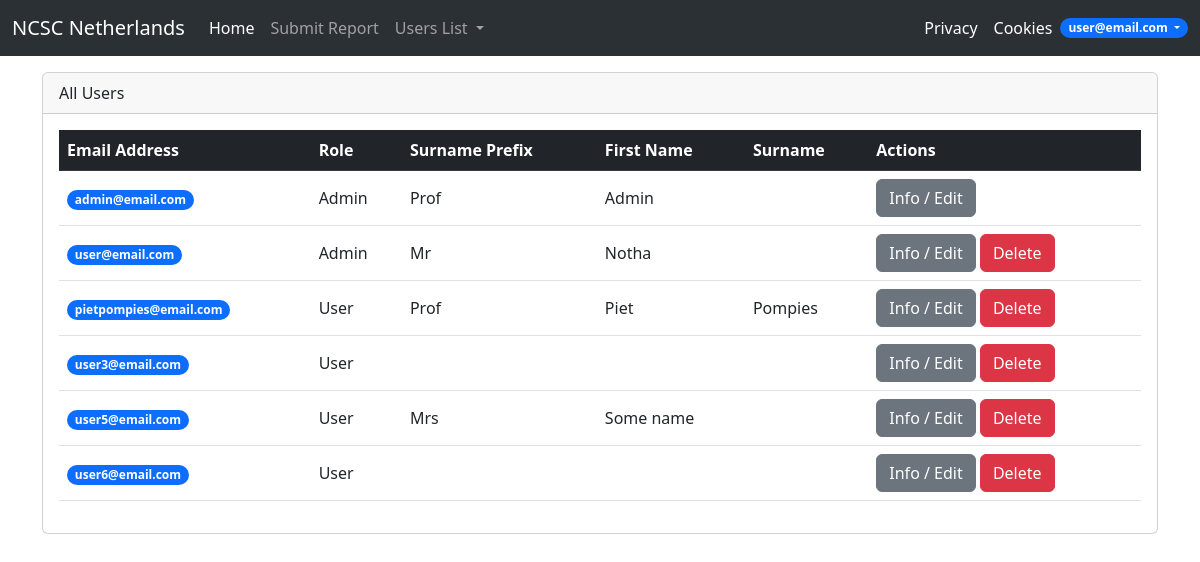
Screenshot of /listusers/1 (signed in) with the database file from the repository.
### App.py (models this page shows)
class User(db.Model, UserMixin):
    id = db.Column(db.Integer, primary_key=True)
    first_name = db.Column(db.String)
    surname_prefix = db.Column(db.String)
    surname = db.Column(db.String)
    email = db.Column(db.String, unique=True)
    password = db.Column(db.String)
    phone_number = db.Column(db.String)
    role = db.Column(db.String, default="User")
    is_deleted = db.Column(db.Boolean, default=False)
    enc_key = db.Column(db.String)
    userreports = db.relationship('Report', backref="user", lazy=True)
    usermessages = db.relationship('Message', backref="from_user", lazy=True)

### App.py (the view)
@app.route("/listusers/<int:active>")
@login_required
def allusers(active):
    if current_user.role != "Admin":
        abort(403)
    if active == 1:
        users = db.session.query(User) \
            .where(User.is_deleted==False) \
            .order_by(User.id.asc()).all()
    elif active == 0:
        users = db.session.query(User) \
            .where(User.is_deleted==True) \
            .order_by(User.id.asc()).all()
    else:
        pass
    return render_template("listusers.html", users=users, active=active)

### App.py (called while the page is built)
@login_manager.user_loader
def load_user(user_id):
    return User.query.get(int(user_id))

### templates/listusers.html (shortened to what this page needs)
{% extends 'base.html' %}
{% block body %}
    <div class="container">
        <div class="card">
            <div class="card-header">
                {% if active == 1 %}
                    All Users
                {% elif active == 0 %}
                    Deleted Users
                {% endif %}
            </div>
            <div class="card-body" style="max-height: 30rem;overflow-y: auto;">
                <table class="table">
                    <thead class="table-dark">
                    <tr>
                        <th>Email Address</th>
                        <th>Role</th>
                        {% if active == 1 %}
                            <th>Surname Prefix</th>
                            <th>First Name</th>
                            <th>Surname</th>
                            <th>Actions</th>
                        {% elif active == 0 %}
                            <th>Status</th>
                            <th>Actions</th>
                        {% endif %}
                    </tr>
                    </thead>
                    <tbody>
                    {% for user in users %}
                        <tr>
                            <td class="align-middle">
                                <a href="{{ url_for('getaccount', email=user.email) }}"
                                   class="badge rounded-pill bg-primary text-decoration-none">{{ user.email }}</a>
                            </td>
                            <td class="align-middle">{{ user.role }}</td>
                            {% if active == 1 %}
                                <td class="align-middle">{{ user.surname_prefix }}</td>
                                <td class="align-middle">{{ user.first_name }}</td>
                                <td class="align-middle">{{ user.surname }}</td>
                                <td class="align-middle">
                                    <a href="{{ url_for('getaccount', email=user.email) }}" class="btn btn-secondary">Info
                                        /
                                        Edit</a>
                                    {% if user.id != 1 %}
                                        <button type="button" class="btn btn-danger delete-account-btn"
                                                data-toggle="modal"
                                                data-target="#confirm-delete-modal-{{ user.id }}">Delete
                                        </button>
                                    {% endif %}
                                </td>
                            {% elif active == 0 %}
                                <td class="align-middle"><span class="badge bg-danger">Deleted Account</span></td>
                                <td class="align-middle">
                                    <a href="{{ url_for('getaccount', email=user.email) }}" class="btn btn-secondary">Info</a>
                                </td>
                            {% endif %}
                        </tr>
                    {% endfor %}
                </table>
            </div>
        </div>
    </div>
{% endblock %}

### templates/base.html (shortened to what this page needs)
<!DOCTYPE html>
<html lang="en">
<head>
    {% block head %}
        <link href="https://cdn.jsdelivr.net/npm/bootstrap@5.3.0-alpha2/dist/css/bootstrap.min.css" rel="stylesheet"
>
    {% endblock %}
</head>
<body>
<nav class="navbar navbar-expand-lg bg-body-tertiary" data-bs-theme="dark">
    <div class="container-fluid">
        <a class="navbar-brand" href="{{ url_for('index') }}">NCSC Netherlands</a>
        <div class="collapse navbar-collapse" id="navbarSupportedContent">
            <ul class="navbar-nav me-auto mb-2 mb-lg-0">
                {% if not current_user.is_authenticated %}
                    <li class="nav-item">
                        <a class="nav-link active" aria-current="page" href="{{ url_for('index') }}">Home</a>
                    </li>
                    <li class="nav-item">
                        <a class="nav-link" href="{{ url_for('login') }}">Login</a>
                    </li>
                    <li class="nav-item">
                        <a class="nav-link" href="{{ url_for('register') }}">Register</a>
                    </li>
                {% else %}
                    <li class="nav-item">
                        <a class="nav-link active" aria-current="page" href="{{ url_for('index') }}">Home</a>
                    </li>
                    <li class="nav-item">
                        <a class="nav-link" href="{{ url_for('submitreport') }}">Submit Report</a>
                    </li>
                    {% if current_user.is_authenticated and current_user.role=="Admin" %}
                        <li class="nav-item dropdown">
                            <a class="nav-link dropdown-toggle" href="#" id="navbarDropdown" role="button"
                               data-bs-toggle="dropdown" aria-expanded="true">
                                Users List
                            </a>
                        </li>
                    {% endif %}
                {% endif %}
            </ul>
            <ul class="navbar-nav ms-auto">
                <li class="nav-item">
                    <a class="nav-link active" aria-current="page" href="{{ url_for('privacy') }}">Privacy</a>
                </li>
                <li class="nav-item">
                    <a class="nav-link active" aria-current="page" href="{{ url_for('cookies') }}">Cookies</a>
                </li>
                {% if current_user.is_authenticated %}
                    <li class="nav-item dropdown d-flex align-items-center">
                        <a class="nav-link dropdown-toggle badge rounded-pill bg-primary" href="#" id="navbarDropdown"
                           role="button"
                           data-bs-toggle="dropdown" aria-expanded="true">
                            {{ current_user.email }}
                        </a>
                    </li>
                {% endif %}
            </ul>
        </div>
    </div>
</nav>
{% block body %} {% endblock %}
</body>
</html>

### templates/base.html (style rules this page uses)
html, body { scroll-behavior: smooth; }

### rows the page displays
User: email "user@email.com", role "Admin", surname_prefix "Mr", first_name "Notha"
User: email "admin@email.com", role "Admin", surname_prefix "Prof", first_name "Admin"
User: email "pietpompies@email.com", role "User", surname_prefix "Prof", first_name "Piet", surname "Pompies"
User: email "user3@email.com", role "User"
User: email "user5@email.com", role "User", surname_prefix "Mrs", first_name "Some name"
User: email "user6@email.com", role "User"
